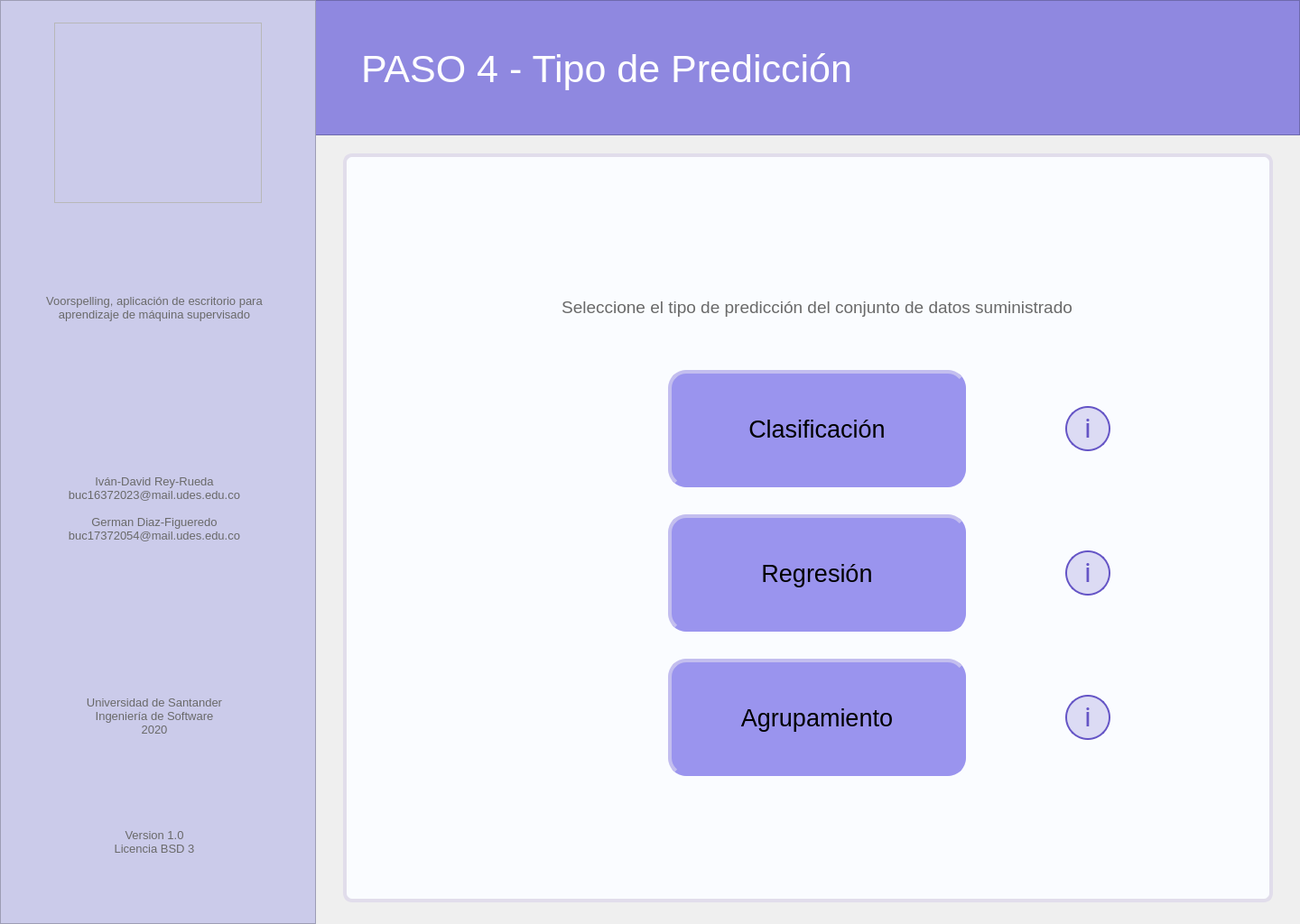
<?xml version="1.0" encoding="UTF-8"?>
<ui version="4.0">
 <class>MainWindow</class>
 <widget class="QMainWindow" name="MainWindow">
  <property name="geometry">
   <rect>
    <x>0</x>
    <y>0</y>
    <width>1440</width>
    <height>1024</height>
   </rect>
  </property>
  <property name="windowTitle">
   <string>MainWindow</string>
  </property>
  <widget class="QWidget" name="centralwidget">
   <widget class="QFrame" name="left_bar">
    <property name="geometry">
     <rect>
      <x>0</x>
      <y>0</y>
      <width>350</width>
      <height>1024</height>
     </rect>
    </property>
    <property name="styleSheet">
     <string notr="true">background-color: rgb(203, 203, 234);

</string>
    </property>
    <property name="frameShape">
     <enum>QFrame::StyledPanel</enum>
    </property>
    <property name="frameShadow">
     <enum>QFrame::Raised</enum>
    </property>
    <widget class="QLabel" name="lbl_left_1">
     <property name="geometry">
      <rect>
       <x>18</x>
       <y>278</y>
       <width>306</width>
       <height>126</height>
      </rect>
     </property>
     <property name="font">
      <font>
       <pointsize>10</pointsize>
      </font>
     </property>
     <property name="styleSheet">
      <string notr="true">color: rgb(105, 105, 105);</string>
     </property>
     <property name="text">
      <string>Voorspelling, aplicación de escritorio para aprendizaje de máquina supervisado</string>
     </property>
     <property name="alignment">
      <set>Qt::AlignCenter</set>
     </property>
     <property name="wordWrap">
      <bool>true</bool>
     </property>
    </widget>
    <widget class="QLabel" name="lbl_left_2">
     <property name="geometry">
      <rect>
       <x>18</x>
       <y>500</y>
       <width>306</width>
       <height>126</height>
      </rect>
     </property>
     <property name="font">
      <font>
       <pointsize>10</pointsize>
      </font>
     </property>
     <property name="styleSheet">
      <string notr="true">color: rgb(105, 105, 105);</string>
     </property>
     <property name="text">
      <string>Iván-David Rey-Rueda
buc16372023@mail.udes.edu.co

German Diaz-Figueredo
buc17372054@mail.udes.edu.co</string>
     </property>
     <property name="alignment">
      <set>Qt::AlignCenter</set>
     </property>
     <property name="wordWrap">
      <bool>true</bool>
     </property>
    </widget>
    <widget class="QLabel" name="lbl_left_3">
     <property name="geometry">
      <rect>
       <x>18</x>
       <y>730</y>
       <width>306</width>
       <height>126</height>
      </rect>
     </property>
     <property name="font">
      <font>
       <pointsize>10</pointsize>
      </font>
     </property>
     <property name="styleSheet">
      <string notr="true">color: rgb(105, 105, 105);</string>
     </property>
     <property name="text">
      <string>Universidad de Santander
Ingeniería de Software
2020</string>
     </property>
     <property name="alignment">
      <set>Qt::AlignCenter</set>
     </property>
     <property name="wordWrap">
      <bool>true</bool>
     </property>
    </widget>
    <widget class="QLabel" name="lbl_left_4">
     <property name="geometry">
      <rect>
       <x>18</x>
       <y>870</y>
       <width>306</width>
       <height>126</height>
      </rect>
     </property>
     <property name="font">
      <font>
       <pointsize>10</pointsize>
      </font>
     </property>
     <property name="styleSheet">
      <string notr="true">color: rgb(105, 105, 105);</string>
     </property>
     <property name="text">
      <string>Version 1.0
Licencia BSD 3</string>
     </property>
     <property name="alignment">
      <set>Qt::AlignCenter</set>
     </property>
     <property name="wordWrap">
      <bool>true</bool>
     </property>
    </widget>
   </widget>
   <widget class="QFrame" name="logo">
    <property name="geometry">
     <rect>
      <x>60</x>
      <y>25</y>
      <width>230</width>
      <height>200</height>
     </rect>
    </property>
    <property name="styleSheet">
     <string notr="true">image: url(:/image/voorspelling_logo.png);</string>
    </property>
    <property name="frameShape">
     <enum>QFrame::StyledPanel</enum>
    </property>
    <property name="frameShadow">
     <enum>QFrame::Raised</enum>
    </property>
   </widget>
   <widget class="QFrame" name="up_bar">
    <property name="geometry">
     <rect>
      <x>0</x>
      <y>0</y>
      <width>1440</width>
      <height>150</height>
     </rect>
    </property>
    <property name="styleSheet">
     <string notr="true">background-color: rgb(143, 136, 224);</string>
    </property>
    <property name="frameShape">
     <enum>QFrame::StyledPanel</enum>
    </property>
    <property name="frameShadow">
     <enum>QFrame::Raised</enum>
    </property>
    <widget class="QLabel" name="lbl_tittle_2">
     <property name="geometry">
      <rect>
       <x>400</x>
       <y>40</y>
       <width>941</width>
       <height>72</height>
      </rect>
     </property>
     <property name="font">
      <font>
       <family>MS Shell Dlg 2</family>
       <pointsize>32</pointsize>
       <weight>50</weight>
       <italic>false</italic>
       <bold>false</bold>
      </font>
     </property>
     <property name="styleSheet">
      <string notr="true">border: none;
color: rgb(255, 255, 255);</string>
     </property>
     <property name="text">
      <string>PASO 4 - Tipo de Predicción</string>
     </property>
     <property name="scaledContents">
      <bool>false</bool>
     </property>
     <property name="alignment">
      <set>Qt::AlignLeading|Qt::AlignLeft|Qt::AlignVCenter</set>
     </property>
     <property name="wordWrap">
      <bool>true</bool>
     </property>
     <property name="margin">
      <number>0</number>
     </property>
     <property name="indent">
      <number>0</number>
     </property>
    </widget>
   </widget>
   <widget class="QFrame" name="main_area">
    <property name="geometry">
     <rect>
      <x>380</x>
      <y>170</y>
      <width>1030</width>
      <height>830</height>
     </rect>
    </property>
    <property name="styleSheet">
     <string notr="true">background-color: rgb(250, 252, 255);
border: 4px solid;
border-color: rgb(225, 221, 235);
border-radius: 10px;</string>
    </property>
    <property name="frameShape">
     <enum>QFrame::StyledPanel</enum>
    </property>
    <property name="frameShadow">
     <enum>QFrame::Raised</enum>
    </property>
    <widget class="QLabel" name="lbl_descripcion">
     <property name="geometry">
      <rect>
       <x>180</x>
       <y>130</y>
       <width>690</width>
       <height>80</height>
      </rect>
     </property>
     <property name="font">
      <font>
       <pointsize>14</pointsize>
      </font>
     </property>
     <property name="styleSheet">
      <string notr="true">color: rgb(105, 105, 105);
border: none;</string>
     </property>
     <property name="text">
      <string>Seleccione el tipo de predicción del conjunto de datos suministrado</string>
     </property>
     <property name="alignment">
      <set>Qt::AlignCenter</set>
     </property>
     <property name="wordWrap">
      <bool>true</bool>
     </property>
    </widget>
    <widget class="QPushButton" name="btn_agrupamiento">
     <property name="geometry">
      <rect>
       <x>360</x>
       <y>560</y>
       <width>330</width>
       <height>130</height>
      </rect>
     </property>
     <property name="font">
      <font>
       <pointsize>20</pointsize>
       <kerning>true</kerning>
      </font>
     </property>
     <property name="styleSheet">
      <string notr="true">QPushButton{
background-color: rgb(154, 148, 238);
border-left-color: rgb(195, 190, 239);
border-top-color: rgb(195, 190, 239);
border-bottom-color: rgb(154, 148, 238);
border-right-color: rgb(154, 148, 238);
border-radius: 20px;
}
QPushButton:hover{
background-color: rgb(160, 155, 245);
}
QPushButton:pressed{
background-color: rgb(150, 140, 230);
border-left-color: rgb(140, 135, 220);
border-top-color: rgb(140, 135, 220);
border-bottom-color: rgb(195, 190, 239);
border-right-color: rgb(195, 190, 239);
}</string>
     </property>
     <property name="text">
      <string>Agrupamiento</string>
     </property>
     <property name="autoDefault">
      <bool>false</bool>
     </property>
    </widget>
    <widget class="QPushButton" name="btn_info1">
     <property name="geometry">
      <rect>
       <x>800</x>
       <y>280</y>
       <width>50</width>
       <height>50</height>
      </rect>
     </property>
     <property name="styleSheet">
      <string notr="true">QPushButton{
background: rgba(101, 85, 198, 0.2);
border: 2px solid #6555C6;
box-sizing: border-box;
border-radius: 25px;


position: absolute;
width: 25px;
height: 44.55px;
font-family: Roboto;
font-style: normal;
font-weight: normal;
font-size: 30px;
line-height: 56px;
display: flex;
align-items: center;
text-align: center;

color: #6555C6;
}
QPushButton:hover{
background-color: rgb(190, 185, 250);
}
QPushButton:pressed{
background-color: rgb(160, 150, 240);
}</string>
     </property>
     <property name="text">
      <string>i</string>
     </property>
    </widget>
    <widget class="QPushButton" name="btn_info2">
     <property name="geometry">
      <rect>
       <x>800</x>
       <y>440</y>
       <width>50</width>
       <height>50</height>
      </rect>
     </property>
     <property name="styleSheet">
      <string notr="true">QPushButton{
background: rgba(101, 85, 198, 0.2);
border: 2px solid #6555C6;
box-sizing: border-box;
border-radius: 25px;


position: absolute;
width: 25px;
height: 44.55px;
font-family: Roboto;
font-style: normal;
font-weight: normal;
font-size: 30px;
line-height: 56px;
display: flex;
align-items: center;
text-align: center;

color: #6555C6;
}
QPushButton:hover{
background-color: rgb(190, 185, 250);
}
QPushButton:pressed{
background-color: rgb(160, 150, 240);
}</string>
     </property>
     <property name="text">
      <string>i</string>
     </property>
    </widget>
    <widget class="QPushButton" name="btm_back">
     <property name="geometry">
      <rect>
       <x>60</x>
       <y>50</y>
       <width>70</width>
       <height>70</height>
      </rect>
     </property>
     <property name="styleSheet">
      <string notr="true">QPushButton{
background-image: url(:/botton/bxs-left-arrow-circle.svg);
border-radius: 35px;
border: none;


color: #6555C6;
}
QPushButton:hover{
background-color: rgb(235, 225, 250);

}
QPushButton:pressed{

background-color: qradialgradient(spread:pad, cx:0.5, cy:0.5, radius:0.5, fx:0.5, fy:0.5, stop:0 rgba(200, 190, 250, 205), stop:0.6 rgba(200, 190, 250, 205), stop:1 rgba(255, 255, 255, 0));

}

</string>
     </property>
     <property name="text">
      <string/>
     </property>
     <property name="iconSize">
      <size>
       <width>20</width>
       <height>20</height>
      </size>
     </property>
    </widget>
    <widget class="QPushButton" name="btn_regresion">
     <property name="geometry">
      <rect>
       <x>360</x>
       <y>400</y>
       <width>330</width>
       <height>130</height>
      </rect>
     </property>
     <property name="font">
      <font>
       <pointsize>20</pointsize>
       <kerning>true</kerning>
      </font>
     </property>
     <property name="styleSheet">
      <string notr="true">QPushButton{
background-color: rgb(154, 148, 238);
border-left-color: rgb(195, 190, 239);
border-top-color: rgb(195, 190, 239);
border-bottom-color: rgb(154, 148, 238);
border-right-color: rgb(154, 148, 238);
border-radius: 20px;
}
QPushButton:hover{
background-color: rgb(160, 155, 245);
}
QPushButton:pressed{
background-color: rgb(150, 140, 230);
border-left-color: rgb(140, 135, 220);
border-top-color: rgb(140, 135, 220);
border-bottom-color: rgb(195, 190, 239);
border-right-color: rgb(195, 190, 239);
}</string>
     </property>
     <property name="text">
      <string>Regresión</string>
     </property>
     <property name="autoDefault">
      <bool>false</bool>
     </property>
    </widget>
    <widget class="QPushButton" name="btn_clasificacion">
     <property name="geometry">
      <rect>
       <x>360</x>
       <y>240</y>
       <width>330</width>
       <height>130</height>
      </rect>
     </property>
     <property name="font">
      <font>
       <pointsize>20</pointsize>
       <kerning>true</kerning>
      </font>
     </property>
     <property name="styleSheet">
      <string notr="true">QPushButton{
background-color: rgb(154, 148, 238);
border-left-color: rgb(195, 190, 239);
border-top-color: rgb(195, 190, 239);
border-bottom-color: rgb(154, 148, 238);
border-right-color: rgb(154, 148, 238);
border-radius: 20px;
}
QPushButton:hover{
background-color: rgb(160, 155, 245);
}
QPushButton:pressed{
background-color: rgb(150, 140, 230);
border-left-color: rgb(140, 135, 220);
border-top-color: rgb(140, 135, 220);
border-bottom-color: rgb(195, 190, 239);
border-right-color: rgb(195, 190, 239);
}</string>
     </property>
     <property name="text">
      <string>Clasificación</string>
     </property>
     <property name="autoDefault">
      <bool>false</bool>
     </property>
    </widget>
    <widget class="QPushButton" name="btn_info3">
     <property name="geometry">
      <rect>
       <x>800</x>
       <y>600</y>
       <width>50</width>
       <height>50</height>
      </rect>
     </property>
     <property name="styleSheet">
      <string notr="true">QPushButton{
background: rgba(101, 85, 198, 0.2);
border: 2px solid #6555C6;
box-sizing: border-box;
border-radius: 25px;


position: absolute;
width: 25px;
height: 44.55px;
font-family: Roboto;
font-style: normal;
font-weight: normal;
font-size: 30px;
line-height: 56px;
display: flex;
align-items: center;
text-align: center;

color: #6555C6;
}
QPushButton:hover{
background-color: rgb(190, 185, 250);
}
QPushButton:pressed{
background-color: rgb(160, 150, 240);
}</string>
     </property>
     <property name="text">
      <string>i</string>
     </property>
    </widget>
   </widget>
   <zorder>up_bar</zorder>
   <zorder>left_bar</zorder>
   <zorder>logo</zorder>
   <zorder>main_area</zorder>
  </widget>
 </widget>
 <resources>
  <include location="Images_voor.qrc"/>
 </resources>
 <connections/>
</ui>
